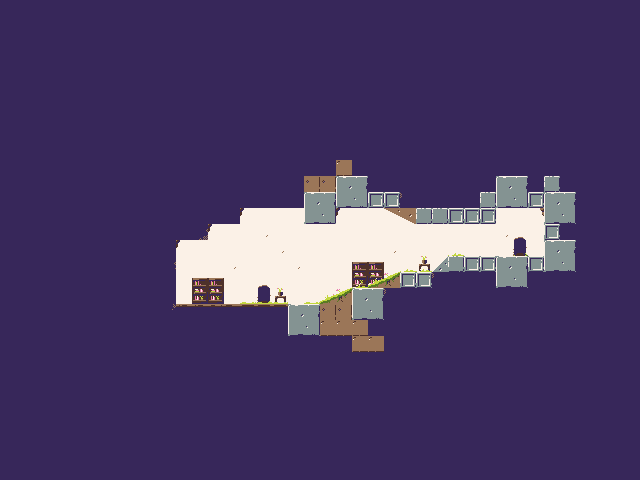

Tiled map render using the project's own tile images. Description and the map definition, with tile-layer contents summarised, below:
An orthogonal 40x30 tile map with 16x16 px tiles, 3 tile layers (under, main, over) and 7 objects (5x crate, third, house6).

<map version="1.0" orientation="orthogonal" renderorder="right-down" width="40" height="30" tilewidth="16" tileheight="16">
 <tileset firstgid="1" name="tiles" tilewidth="16" tileheight="16">
  <image source="../image/tiles.png" width="512" height="512" />
 </tileset>
 <layer name="under" width="40" height="30">
  <data>[1200 cells, 111 non-empty, 7 distinct tile ids]</data>
 </layer>
 <layer name="main" width="40" height="30">
  <data>[1200 cells, 1109 non-empty, 24 distinct tile ids]</data>
 </layer>
 <layer name="over" width="40" height="30">
  <data>[1200 cells, 17 non-empty, 6 distinct tile ids]</data>
 </layer>
 <objectgroup name="entities">
  <object name="door" type="third" x="258.833" y="285.667" width="12" height="18.3333" />
  <object name="crate" x="240.083" y="282.833" width="11" height="11" />
  <object name="crate" x="228.417" y="294.083" width="11" height="11" />
  <object name="crate" x="239.667" y="294.333" width="11" height="11" />
  <object name="crate" x="301.583" y="293.833" width="11" height="11" />
  <object name="crate" x="399.083" y="259.833" width="11" height="11" />
  <object name="door" type="house6" x="513.333" y="239.167" width="12" height="18.3333" />
 </objectgroup>
</map>
